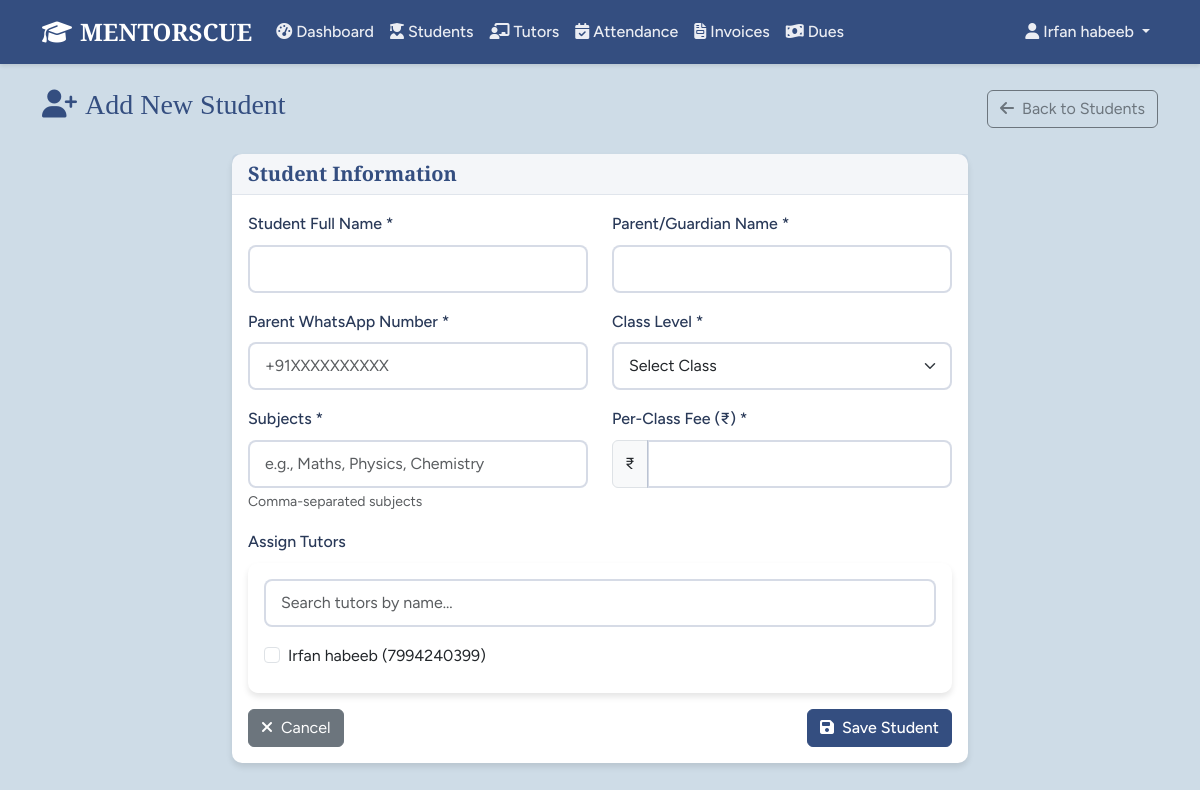
Screenshot of /students/add (signed in) with the database file from the repository.
### models.py (models this page shows, shortened)
class User(UserMixin, db.Model):
    id = db.Column(db.Integer, primary_key=True)
    username = db.Column(db.String(80), unique=True, nullable=False)
    password_hash = db.Column(db.String(256), nullable=False)
    email = db.Column(db.String(120), unique=True, nullable=True)
    full_name = db.Column(db.String(120), nullable=True)
    mobile = db.Column(db.String(20), nullable=True)
    created_at = db.Column(db.DateTime, default=datetime.utcnow)
    last_login = db.Column(db.DateTime)
    is_active = db.Column(db.Boolean, default=True)
    remember_me = db.Column(db.Boolean, default=False)
    roles = db.relationship('Role', secondary=user_roles, backref='users')
    def has_role(self, role_name):
        return any(role.name == role_name for role in self.roles)
    def has_permission(self, permission):
        return any(role.has_permission(permission) for role in self.roles)
    def is_tutor_user(self):
        return self.has_role('Tutor')

class Tutor(db.Model):
    id = db.Column(db.Integer, primary_key=True)
    user_id = db.Column(db.Integer, db.ForeignKey('user.id'), nullable=True)
    full_name = db.Column(db.String(120), nullable=False)
    date_of_birth = db.Column(db.Date, nullable=True)
    mobile = db.Column(db.String(20), nullable=False, unique=True)
    upi_id = db.Column(db.String(100), nullable=True)
    username = db.Column(db.String(80), nullable=False, unique=True)
    password = db.Column(db.String(20), nullable=False)  # Plain text for display
    billing_start_date = db.Column(db.Date, default=datetime.utcnow().date)
    status = db.Column(db.String(20), default='Active')  # Active, Inactive
    created_at = db.Column(db.DateTime, default=datetime.utcnow)
    attendance_records = db.relationship('Attendance', backref='tutor', lazy='dynamic')
    receipts = db.relationship('TutorReceipt', backref='tutor', lazy='dynamic')
    user = db.relationship('User', backref='tutor_profile', uselist=False)

### routes.py (the view, shortened to what this page needs)
@app.route('/students/add', methods=['GET', 'POST'])
@login_required
@permission_required(Permission.ADD_STUDENTS)
def add_student():
    tutors = Tutor.query.filter_by(status='Active').all()
    return render_template('add_student.html', tutors=tutors)

### app.py (called while the page is built)
@login_manager.user_loader
def load_user(user_id):
    from models import User
    return User.query.get(int(user_id))

### models.py (called while the page is built)
    def has_permission(self, perm):
        return self.permissions & perm == perm

### routes.py (called while the page is built)
@app.context_processor
def inject_permissions():
    return dict(Permission=Permission, User=User, Role=Role, Student=Student, Tutor=Tutor,
                Attendance=Attendance, StudentInvoice=StudentInvoice,
                TutorReceipt=TutorReceipt, Announcement=Announcement, Settings=Settings,
                datetime=datetime, db=db, timedelta=timedelta)

### utils.py (called while the page is built)
def permission_required(permission):
    def decorator(f):
        from functools import wraps
        @wraps(f)
        def decorated_function(*args, **kwargs):
            from flask_login import current_user
            from flask import abort
            if not current_user.is_authenticated:
                return redirect(url_for('auth.login'))
            if not current_user.has_permission(permission):
                abort(403)
            return f(*args, **kwargs)
        return decorated_function
    return decorator

### templates/add_student.html (shortened to what this page needs)
{% extends "base.html" %}
{% block content %}
<div class="container">
    <div class="row">
        <div class="col-12">
            <div class="d-flex justify-content-between align-items-center mb-4">
                <h1 class="h3 text-primary">
                    <i class="fas fa-user-plus me-2"></i>Add New Student
                </h1>
                <a href="{{ url_for('students_list') }}" class="btn btn-outline-secondary">
                    <i class="fas fa-arrow-left me-2"></i>Back to Students
                </a>
            </div>
        </div>
    </div>
    <div class="row justify-content-center">
        <div class="col-lg-8">
            <div class="card">
                <div class="card-header">
                    <h5 class="card-title mb-0">Student Information</h5>
                </div>
                <div class="card-body">
                    <form method="POST" id="studentForm">
                        <div class="row">
                            <div class="col-md-6 mb-3">
                                <label for="full_name" class="form-label">Student Full Name *</label>
                                <input type="text" class="form-control" id="full_name" name="full_name" required>
                            </div>
                            <div class="col-md-6 mb-3">
                                <label for="parent_name" class="form-label">Parent/Guardian Name *</label>
                                <input type="text" class="form-control" id="parent_name" name="parent_name" required>
                            </div>
                        </div>
                        <div class="row">
                            <div class="col-md-6 mb-3">
                                <label for="parent_whatsapp" class="form-label">Parent WhatsApp Number *</label>
                                <input type="tel" class="form-control" id="parent_whatsapp" name="parent_whatsapp"
                                       placeholder="+91XXXXXXXXXX" required>
                            </div>
                            <div class="col-md-6 mb-3">
                                <label for="class_level" class="form-label">Class Level *</label>
                                <select class="form-select" id="class_level" name="class_level" required>
                                    <option value="">Select Class</option>
                                </select>
                            </div>
                        </div>
                        <div class="row">
                            <div class="col-md-6 mb-3">
                                <label for="subjects" class="form-label">Subjects *</label>
                                <input type="text" class="form-control" id="subjects" name="subjects"
                                       placeholder="e.g., Maths, Physics, Chemistry" required>
                                <small class="form-text text-muted">Comma-separated subjects</small>
                            </div>
                            <div class="col-md-6 mb-3">
                                <label for="per_class_fee" class="form-label">Per-Class Fee (₹) *</label>
                                <div class="input-group">
                                    <span class="input-group-text">₹</span>
                                    <input type="number" class="form-control" id="per_class_fee" name="per_class_fee"
                                           min="0" step="0.01" required>
                                </div>
                            </div>
                        </div>
                        <div class="mb-3">
                            <label class="form-label">Assign Tutors</label>
                            <div class="card border-light">
                                <div class="card-body">
                                    <div class="mb-3">
                                        <input type="text" class="form-control" id="tutorSearch"
                                               placeholder="Search tutors by name...">
                                    </div>
                                    <div id="tutorList">
                                        {% for tutor in tutors %}
                                        <div class="tutor-item mb-2">
                                            <div class="form-check">
                                                <input class="form-check-input" type="checkbox"
                                                       id="tutor_{{ tutor.id }}" name="tutor_ids" value="{{ tutor.id }}">
                                                <label class="form-check-label" for="tutor_{{ tutor.id }}">
                                                    {{ tutor.full_name }} ({{ tutor.mobile }})
                                                </label>
                                            </div>
                                        </div>
                                        {% endfor %}
                                    </div>
                                </div>
                            </div>
                        </div>
                        <div class="d-flex justify-content-between">
                            <a href="{{ url_for('students_list') }}" class="btn btn-secondary">
                                <i class="fas fa-times me-2"></i>Cancel
                            </a>
                            <button type="submit" class="btn btn-primary">
                                <i class="fas fa-save me-2"></i>Save Student
                            </button>
                        </div>
                    </form>
                </div>
            </div>
        </div>
    </div>
</div>
{% endblock %}

### templates/base.html (shortened to what this page needs)
<!DOCTYPE html>
<html lang="en">
<head>
    <link href="https://cdn.jsdelivr.net/npm/bootstrap@5.3.0/dist/css/bootstrap.min.css" rel="stylesheet">
    <link href="https://cdnjs.cloudflare.com/ajax/libs/font-awesome/6.4.0/css/all.min.css" rel="stylesheet">
    <link href="{{ url_for('static', filename='css/style.css') }}" rel="stylesheet">
</head>
<body>
    {% if current_user.is_authenticated %}
    <nav class="navbar navbar-expand-lg navbar-dark bg-primary">
        <div class="container">
            <a class="navbar-brand fw-bold" href="{{ url_for('dashboard') }}">
                <i class="fas fa-graduation-cap me-2"></i>MENTORSCUE
            </a>
            <div class="collapse navbar-collapse" id="navbarNav">
                <ul class="navbar-nav me-auto">
                    {% if current_user.is_tutor_user() %}
                        <li class="nav-item">
                            <a class="nav-link" href="{{ url_for('tutor_dashboard') }}">
                                <i class="fas fa-tachometer-alt me-1"></i>Dashboard
                            </a>
                        </li>
                        <li class="nav-item">
                            <a class="nav-link" href="{{ url_for('attendance') }}">
                                <i class="fas fa-calendar-check me-1"></i>Attendance
                            </a>
                        </li>
                    {% else %}
                        <li class="nav-item">
                            <a class="nav-link" href="{{ url_for('dashboard') }}">
                                <i class="fas fa-tachometer-alt me-1"></i>Dashboard
                            </a>
                        </li>
                        {% if current_user.has_permission(Permission.VIEW_STUDENTS) %}
                        <li class="nav-item">
                            <a class="nav-link" href="{{ url_for('students_list') }}">
                                <i class="fas fa-user-graduate me-1"></i>Students
                            </a>
                        </li>
                        {% endif %}
                        {% if current_user.has_permission(Permission.VIEW_TUTORS) %}
                        <li class="nav-item">
                            <a class="nav-link" href="{{ url_for('tutors_list') }}">
                                <i class="fas fa-chalkboard-teacher me-1"></i>Tutors
                            </a>
                        </li>
                        {% endif %}
                        {% if current_user.has_permission(Permission.VIEW_ATTENDANCE) %}
                        <li class="nav-item">
                            <a class="nav-link" href="{{ url_for('attendance') }}">
                                <i class="fas fa-calendar-check me-1"></i>Attendance
                            </a>
                        </li>
                        {% endif %}
                        {% if current_user.has_permission(Permission.VIEW_INVOICES) %}
                        <li class="nav-item">
                            <a class="nav-link" href="{{ url_for('invoices') }}">
                                <i class="fas fa-file-invoice me-1"></i>Invoices
                            </a>
                        </li>
                        {% endif %}
                        {% if current_user.has_permission(Permission.VIEW_STUDENTS) %}
                        <li class="nav-item">
                            <a class="nav-link" href="{{ url_for('dues') }}">
                                <i class="fas fa-money-bill-wave me-1"></i>Dues
                            </a>
                        </li>
                        {% endif %}
                    {% endif %}
                </ul>
                <ul class="navbar-nav">
                    <li class="nav-item dropdown">
                        <a class="nav-link dropdown-toggle" href="#" data-bs-toggle="dropdown">
                            <i class="fas fa-user me-1"></i>{{ current_user.full_name or current_user.username }}
                        </a>
                    </li>
                </ul>
            </div>
        </div>
    </nav>
    {% endif %}
    <main class="py-4">
        {% block content %}{% endblock %}
    </main>
</body>
</html>

### static/css/style.css (style rules this page uses)
:root { --primary-color: #344e80; --secondary-color: #43a24c; --background-color: #cedce7; --text-color: #293958; --title-font: 'Cormorant Garamond', serif; --body-font: 'Figtree', sans-serif; }
body { font-family: var(--body-font); background-color: var(--background-color); color: var(--text-color); line-height: 1.6; }
h1, h2, h3, h4, h5, h6 { font-family: var(--title-font); font-weight: 600; color: var(--primary-color); }
.navbar { background-color: var(--primary-color) !important; box-shadow: 0 2px 4px rgba(0,0,0,0.1); }
.navbar-brand { font-family: var(--title-font); font-weight: 700; font-size: 1.5rem; }
.navbar-nav .nav-link { color: rgba(255,255,255,0.9) !important; font-weight: 500; transition: all 0.3s ease; }
.btn-primary { background-color: var(--primary-color); border-color: var(--primary-color); font-weight: 500; }
.card { border: none; border-radius: 10px; box-shadow: 0 4px 6px rgba(0,0,0,0.1); transition: all 0.3s ease; }
.card-header { background-color: rgba(52, 78, 128, 0.05); border-bottom: 1px solid rgba(52, 78, 128, 0.1); font-weight: 600; }
.card-title { color: var(--primary-color); font-family: var(--title-font); }
.form-control, .form-select { border: 2px solid rgba(52, 78, 128, 0.2); border-radius: 8px; padding: 10px 15px; font-family: var(--body-font); transition: all 0.3s ease; }
.form-label { font-weight: 500; color: var(--text-color); margin-bottom: 8px; }
.text-primary { color: var(--primary-color) !important; }
.bg-primary { background-color: var(--primary-color) !important; }

### rows the page displays
User: full_name "Irfan habeeb"
Tutor: full_name "Irfan habeeb", mobile "7994240399"
